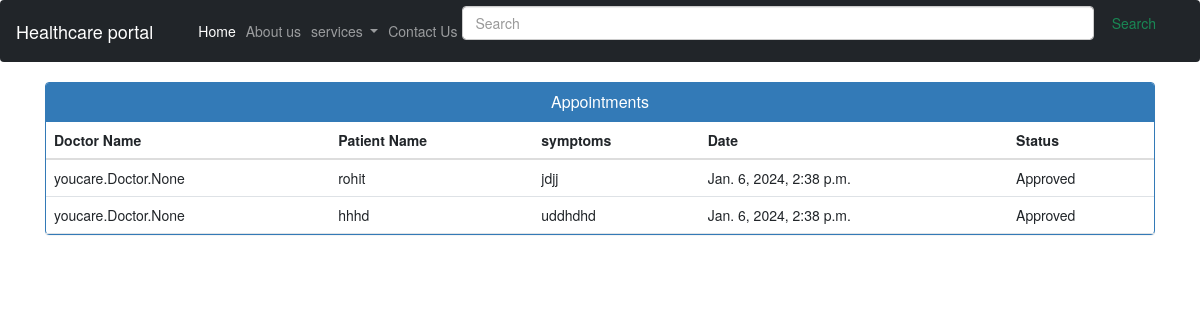
/patient_view_appointment, run on an earlier commit of the app's database.
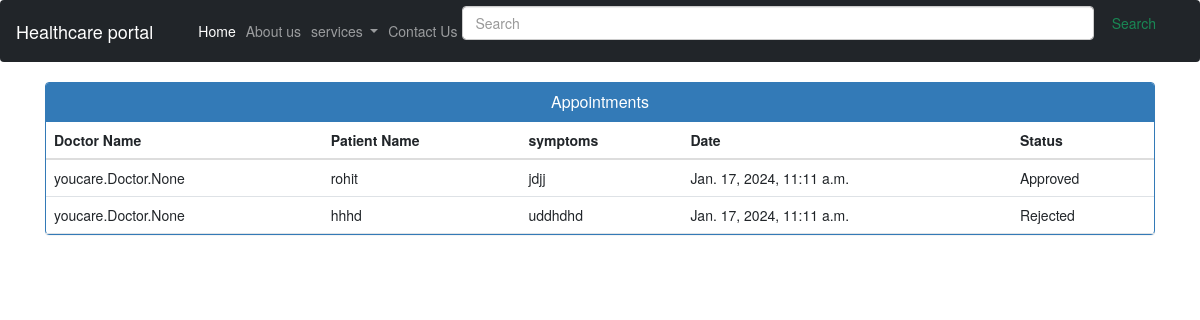
And on a later commit of the database.
### youcare/models.py (models this page shows, shortened)
class PatientAppointment(models.Model):
    STATUS_CHOICES = [
        ('Pending', 'Pending'),
        ('Approved', 'Approved'),
        ('Rejected', 'Rejected'),
    ]
    id = models.AutoField(primary_key=True)
    first_name = models.CharField(null=False, blank=False, max_length=122)
    last_name = models.CharField(null=False, blank=False, max_length=122)
    phone = models.CharField(null=False, blank=False, max_length=12)
    age = models.CharField(null=False, blank=False, max_length=12)
    address = models.CharField(null=False, blank=False, max_length=18)
    date = models.DateTimeField(auto_now=True)
    dieses = models.CharField(null=False, blank=False, max_length=18)
    symptoms = models.CharField(null=False, blank=False, max_length=18)
    assigned_doctors = models.ManyToManyField(Doctor, related_name='appointments')
    status = models.CharField(max_length=20, choices=STATUS_CHOICES, default='Pending')

### youcare/views.py (the view)
# urls.py: path('patient_view_appointment',
def patient_view_appointment(request):
    appointments = PatientAppointment.objects.all()
    context = {'appointments': appointments}
    return render(request, 'patient_view_appointment.html',context)

### templates/patient_view_appointment.html (shortened to what this page needs)
{% extends 'appointment_dashboard.html' %}
{% block body %}
<head>
  <link href="//netdna.bootstrapcdn.com/bootstrap/3.0.0/css/bootstrap.min.css" rel="stylesheet" id="bootstrap-css">
</head>
<div class="container">
  <div class="panel panel-primary">
    <div class="panel-heading">
      <h6 class="panel-title">Appointments</h6>
    </div>
    <table class="table table-hover" id="dev-table">
      <thead>
        <tr>
          <th>Doctor Name</th>
          <th>Patient Name</th>
          <th>symptoms</th>
          <th>Date</th>
          <th>Status</th>
        </tr>
      </thead>
      <tbody>
      {% for a in appointments %}
      <tr>
        <td> {{a.assigned_doctors}}</td>
        <td>{{a.first_name}}</td>
        <td>{{a.symptoms}}</td>
        <td>{{a.date}}</td>
        <td>{{a.status}}</td>
      </tr>
      {% endfor %}
    </tbody>
    </table>
  </div>
</div>
{% endblock body %}

### templates/appointment_dashboard.html (shortened to what this page needs)
{% extends 'dashboard.html' %}

### templates/dashboard.html (shortened to what this page needs)
<!doctype html>
<html lang="en">
  <head>
    <link href="https://cdn.jsdelivr.net/npm/bootstrap@5.1.3/dist/css/bootstrap.min.css" rel="stylesheet">
  </head>
  <body>
    <nav class="navbar navbar-expand-lg navbar-dark bg-dark">
  <div class="container-fluid">
    <a class="navbar-brand" href="/">Healthcare portal</a>
    <div class="collapse navbar-collapse" id="navbarSupportedContent">
      <ul class="navbar-nav me-auto mb-2 mb-lg-0">
        <li class="nav-item">
          <a class="nav-link active" aria-current="page" href="/">Home</a>
        </li>
        <li class="nav-item">
          <a class="nav-link" href="/about">About us </a>
        </li>
        <li class="nav-item dropdown">
          <a class="nav-link dropdown-toggle" href="#" id="navbarDropdown" role="button" data-bs-toggle="dropdown" aria-expanded="false">
            services
          </a>
        </li>
        <li class="nav-item">
          <a class="nav-link" href="/contact1"> Contact Us </a>
        </li>
      </ul>
      <form class="d-flex">
        <input class="form-control me-2" type="search" placeholder="Search" aria-label="Search">
        <button class="btn btn-outline-success" type="submit">Search</button>
      </form>
    </div>
  </div>
</nav>
  {% block body %} {% endblock body %}
  </body>
</html>

### templates/patient_view_appointment.html (style rules this page uses)
a:link { text-decoration: none; }
h6 { text-align: center; }

What changed in the data, as far as the page shows it:
changed PatientAppointment "rohit": date "Jan. 6, 2024, 2:38 p.m." → "Jan. 17, 2024, 11:11 a.m."
changed PatientAppointment "hhhd": date "Jan. 6, 2024, 2:38 p.m." → "Jan. 17, 2024, 11:11 a.m."; status "Approved" → "Rejected"
